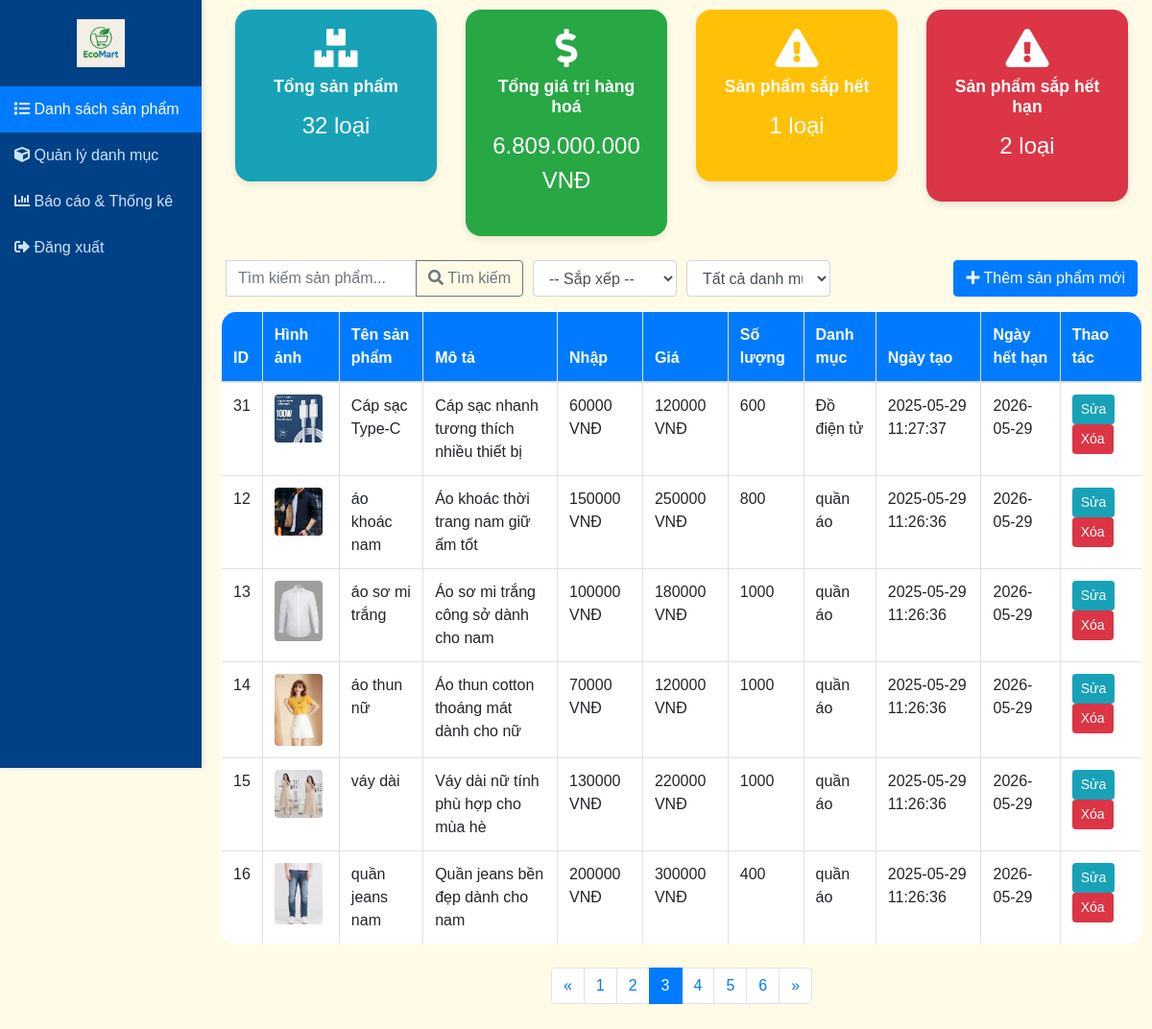
/index.php?page=3 (signed in), run on the app's committed database.
### tables this page shows
CREATE TABLE `products` (
  `id` int(11) NOT NULL,
  `name` varchar(200) NOT NULL,
  `description` text DEFAULT NULL,
  `price` int(11) NOT NULL,
  `quantity` int(11) NOT NULL DEFAULT 0,
  `image` varchar(255) DEFAULT NULL,
  `category_id` int(11) DEFAULT NULL,
  `created_at` timestamp NOT NULL DEFAULT current_timestamp(),
  `updated_at` timestamp NOT NULL DEFAULT current_timestamp() ON UPDATE current_timestamp(),
  `expiration_date` date DEFAULT NULL,
  `unit` varchar(20) DEFAULT NULL,
  `purchase` int(11) DEFAULT NULL
);

CREATE TABLE `categories` (
  `id` int(11) NOT NULL,
  `name` varchar(100) NOT NULL,
  `description` text DEFAULT NULL,
  `created_at` timestamp NOT NULL DEFAULT current_timestamp(),
  `updated_at` timestamp NOT NULL DEFAULT current_timestamp() ON UPDATE current_timestamp()
);

### views/products/index.php (the view, shortened to what the rows shown need)
<!DOCTYPE html>
<html lang="en">
<head>
    <link rel="stylesheet" href="https://stackpath.bootstrapcdn.com/bootstrap/4.5.2/css/bootstrap.min.css">
    <link rel="stylesheet" href="https://cdnjs.cloudflare.com/ajax/libs/font-awesome/5.15.3/css/all.min.css">
</head>
<body>
    <div class="wrapper">
        <div class="main-content">
            <div class="container-fluid">
                <?php
                if($num>0){
                    echo "<table class='table table-bordered table-hover'>";
                        echo "<thead>";
                            echo "<tr>";
                                echo "<th>ID</th>";
                                echo "<th>Hình ảnh</th>";
                                echo "<th>Tên sản phẩm</th>";
                                echo "<th>Mô tả</th>";
                                echo "<th>Nhập</th>";
                                echo "<th>Giá</th>";
                                echo "<th>Số lượng</th>";
                                echo "<th>Danh mục</th>";
                                echo "<th>Ngày tạo</th>";
                                echo "<th>Ngày hết hạn</th>";
                                echo "<th>Thao tác</th>";
                            echo "</tr>";
                        echo "</thead>";
                        echo "<tbody>";
                        while ($row = $stmt->fetch(PDO::FETCH_ASSOC)){
                            extract($row);
                            echo "<tr>";
                                echo "<td>{$id}</td>";
                                echo "<td><img src='{$image}' alt='Hình ảnh sản phẩm' style='width: 50px; height: auto;'></td>";
                                echo "<td>{$name}</td>";
                                echo "<td>{$description}</td>";
                                echo "<td>{$purchase} VNĐ</td>";
                                echo "<td>{$price} VNĐ</td>";
                                echo "<td>{$quantity}</td>";
                                echo "<td>{$category_name}</td>";
                                echo "<td>{$created_at}</td>";
                                echo "<td>{$expiration_date}</td>";
                                echo "<td>";
                                    echo "<a href='index.php?action=edit&id={$id}' class='btn btn-info btn-sm mr-1'>Sửa</a>";
                                    echo "<a href='index.php?action=delete&id={$id}' class='btn btn-danger btn-sm' onclick=\"return confirm('Bạn có chắc chắn muốn xóa sản phẩm này không?');\">Xóa</a>";
                                echo "</td>";
                            echo "</tr>";
                        }
                        echo "</tbody>";
                    echo "</table>";
                } else {
                    echo "<div class='alert alert-info'>Không tìm thấy sản phẩm nào.</div>";
                }
                ?>
            </div>
        </div>
    </div>
</body>
</html>

### data on the page
products: id "31", image (picture), name "Cáp sạc Type-C", description "Cáp sạc nhanh tương thích nhiều thiết bị", purchase "60000", price "120000", quantity "600", category.name "Đồ điện tử", created_at "2025-05-29 11:27:37", expiration_date "2026-05-29"
products: id "12", image (picture), name "áo khoác nam", description "Áo khoác thời trang nam giữ ấm tốt", purchase "150000", price "250000", quantity "800", category.name "quần áo", created_at "2025-05-29 11:26:36", expiration_date "2026-05-29"
products: id "13", image (picture), name "áo sơ mi trắng", description "Áo sơ mi trắng công sở dành cho nam", purchase "100000", price "180000", quantity "1000", category.name "quần áo", created_at "2025-05-29 11:26:36", expiration_date "2026-05-29"
products: id "14", image (picture), name "áo thun nữ", description "Áo thun cotton thoáng mát dành cho nữ", purchase "70000", price "120000", quantity "1000", category.name "quần áo", created_at "2025-05-29 11:26:36", expiration_date "2026-05-29"
products: id "15", image (picture), name "váy dài", description "Váy dài nữ tính phù hợp cho mùa hè", purchase "130000", price "220000", quantity "1000", category.name "quần áo", created_at "2025-05-29 11:26:36", expiration_date "2026-05-29"
products: id "16", image (picture), name "quần jeans nam", description "Quần jeans bền đẹp dành cho nam", purchase "200000", price "300000", quantity "400", category.name "quần áo", created_at "2025-05-29 11:26:36", expiration_date "2026-05-29"

### other printed values
$total_products "32"
$total_value "6.809.000.000"
$low_stock_count "1"
$expiring_products "2"
